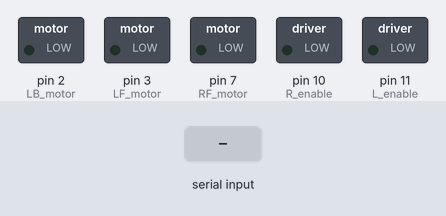
Bench run of a sketch on a simulated Arduino Uno, built with avr-gcc and run on an emulated ATmega328P. On the bench: switched loads named in the sketch (green lamp = pin HIGH). The inputs (shaded band) are chosen by the test bench.

Above: at 1.2 s.
1.3 s: byte 70 ('F') received over Serial
At 1.9 s:
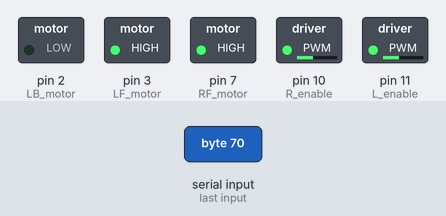
2.8 s: byte 66 ('B') received over Serial
At 4.0 s:
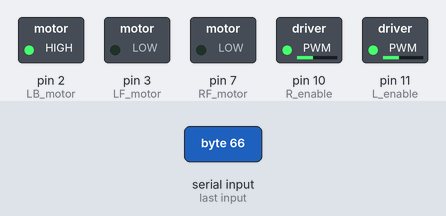
4.3 s: byte 76 ('L') received over Serial
At 5.4 s:
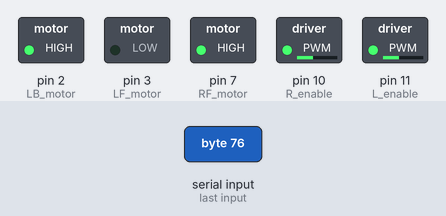
5.8 s: byte 82 ('R') received over Serial
At 6.5 s:
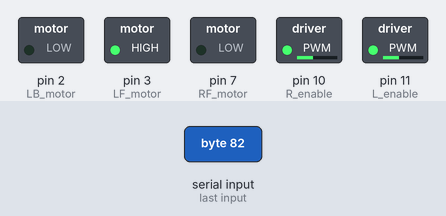
7.3 s: byte 71 ('G') received over Serial
At 7.7 s:
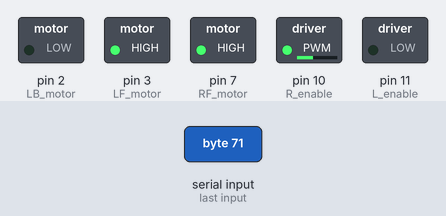
8.8 s: byte 73 ('I') received over Serial
At 10.0 s:
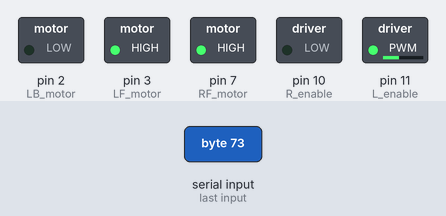
Timing chart, 0 to 11.3 s (numbered marks = the images above; inputs shaded):
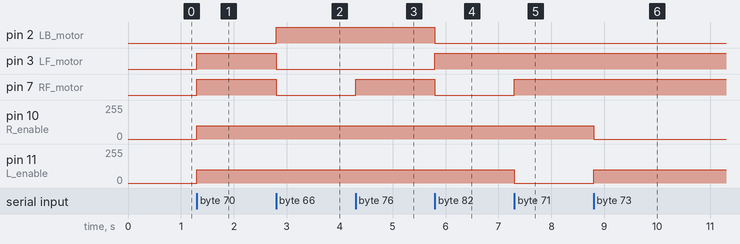

The sketch:

bluetooth_rc_car.ino
```cpp
// define motor pins
#define LF_motor 3
#define LB_motor 2
#define RF_motor 7
#define RB_motor 8
#define R_enable 10
#define L_enable 11

// define the character that represent command and speed
char c = ' ';
int motorSpeed = 100;

// get speed of motor
int getSpeed(char num){
  /*
  if (num == 'q')
  {
    return 100;
  }else{
    return (num-'0')*10;
  }
  */
  switch (num)
  {
    case '1': return 100;
    break;
    case '2': return 110;
    break;
    case '3': return 120;
    break;
    case '4': return 130;
    break;
    case '5': return 140;
    break;
    case '6': return 160;
    break;
    case '7': return 175;
    break;
    case '8': return 190;
    break;
    case '9': return 225;
    break;
    case 'q': return 250;
    break;
    default: return 0;
  }
}

// get status of car
void getCarStatus(char c){
  switch (c)
    {
      case 'F':
      digitalWrite(LF_motor,HIGH);
      digitalWrite(LB_motor,LOW);
      digitalWrite(RF_motor,HIGH);
      digitalWrite(RB_motor,LOW);
      analogWrite(L_enable,motorSpeed);
      analogWrite(R_enable,motorSpeed);
      break;
      case 'B':
      digitalWrite(LF_motor,LOW);
      digitalWrite(LB_motor,HIGH);
      digitalWrite(RF_motor,LOW);
      digitalWrite(RB_motor,HIGH);
      analogWrite(L_enable,motorSpeed);
      analogWrite(R_enable,motorSpeed);
      break;
      case 'L':
      digitalWrite(LF_motor,LOW);
      digitalWrite(LB_motor,HIGH);
      digitalWrite(RF_motor,HIGH);
      digitalWrite(RB_motor,LOW);
      analogWrite(L_enable,motorSpeed);
      analogWrite(R_enable,motorSpeed);
      break;
      case 'R':
      digitalWrite(LF_motor,HIGH);
      digitalWrite(LB_motor,LOW);
      digitalWrite(RF_motor,LOW);
      digitalWrite(RB_motor,HIGH);
      analogWrite(L_enable,motorSpeed);
      analogWrite(R_enable,motorSpeed);
      break;
      case 'G': // forward left
      digitalWrite(LF_motor,HIGH);
      digitalWrite(LB_motor,LOW);
      digitalWrite(RF_motor,HIGH);
      digitalWrite(RB_motor,LOW);
      analogWrite(L_enable,0);
      analogWrite(R_enable,motorSpeed);
      break;
      case 'I': // forward right
      digitalWrite(LF_motor,HIGH);
      digitalWrite(LB_motor,LOW);
      digitalWrite(RF_motor,HIGH);
      digitalWrite(RB_motor,LOW);
      analogWrite(L_enable,motorSpeed);
      analogWrite(R_enable,0);
      break;
      case 'H': //  back left
      digitalWrite(LF_motor,LOW);
      digitalWrite(LB_motor,HIGH);
      digitalWrite(RF_motor,LOW);
      digitalWrite(RB_motor,HIGH);
      analogWrite(L_enable,0);
      analogWrite(R_enable,motorSpeed);
      break;
      case 'J': //  back right
      digitalWrite(LF_motor,LOW);
      digitalWrite(LB_motor,HIGH);
      digitalWrite(RF_motor,LOW);
      digitalWrite(RB_motor,HIGH);
      analogWrite(L_enable,motorSpeed);
      analogWrite(R_enable,0);
      break;
      default:
      digitalWrite(LF_motor,LOW);
      digitalWrite(LB_motor,LOW);
      digitalWrite(RF_motor,LOW);
      digitalWrite(RB_motor,LOW);
    }
}

void setup() {
  Serial.begin(9600);
  pinMode(LF_motor,OUTPUT);
  pinMode(LB_motor,OUTPUT);
  pinMode(RF_motor,OUTPUT);
  pinMode(LB_motor,OUTPUT);
  pinMode(L_enable,OUTPUT);
  pinMode(R_enable,OUTPUT);

}

void loop() {

  if(Serial.available()>0)
  {
    {
      c = Serial.read();

      // if it's between '1' or '9' or equal 'q'  so it's speed
      if (c > '0' && c <= '9' || c == 'q')
      {
        motorSpeed=getSpeed(c);
      }
      else
      {
        getCarStatus(c);
      }

    }
  }

}
```

Measured:
- after the input at 1.3 s, pin 3 (LF_motor), pin 7 (RF_motor): LOW → HIGH at once; pin 10 (R_enable), pin 11 (L_enable): 0/255 → 100/255 at once
- after the input at 2.8 s, pin 2 (LB_motor): LOW → HIGH at once; pin 3 (LF_motor), pin 7 (RF_motor): HIGH → LOW at once
- after the input at 4.3 s, pin 7 (RF_motor): LOW → HIGH at once
- after the input at 5.8 s, pin 2 (LB_motor), pin 7 (RF_motor): HIGH → LOW at once; pin 3 (LF_motor): LOW → HIGH at once
- after the input at 7.3 s, pin 7 (RF_motor): LOW → HIGH at once; pin 11 (L_enable): 100/255 → 0/255 at once
- after the input at 8.8 s, pin 10 (R_enable): 100/255 → 0/255 at once; pin 11 (L_enable): 0/255 → 100/255 at once
